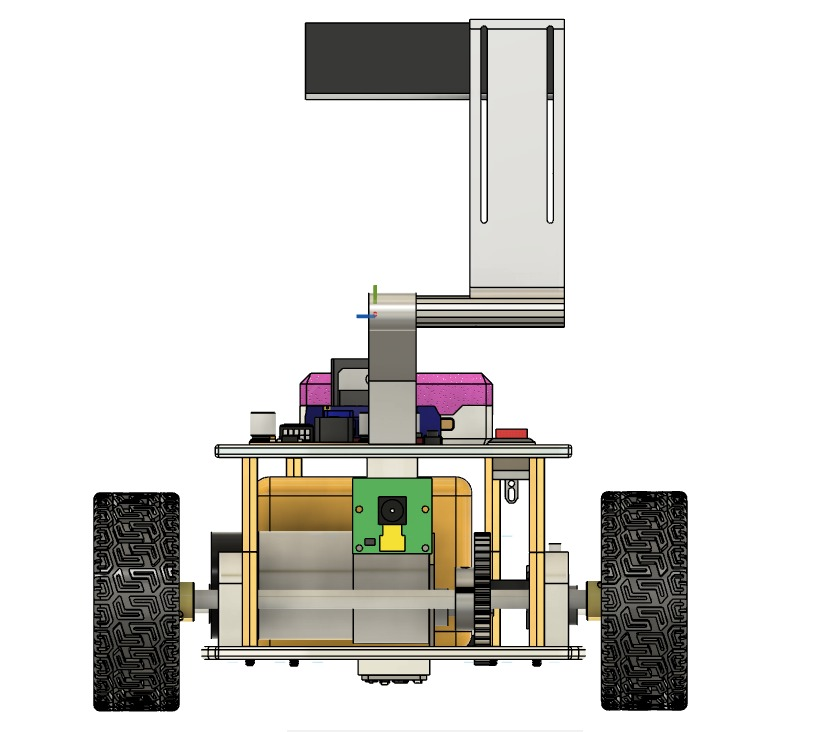
#> input picture Engineering Factor/3D Design Images/Back View.jpg, 816 x 732 px, given in place of the camera
$ python color.py
#> lines starting #> are read from the running program, lines starting #| are printed output that depends on the picture; after the words box and inside, x2 and y2 are one past the last pixel; in counts of white or black regions, pixels touching at a corner belong together
import cv2
import numpy as np

# Open the CSI camera using OpenCV V4L2 driver
cap = cv2.VideoCapture(0, cv2.CAP_V4L2)

if not cap.isOpened():
    print("Cannot open camera")
    exit()

while True:
    ret, frame = cap.read()
#> frame is the input picture: shape (732, 816, 3); mean B, G, R 211.8, 215.6, 217.2
    if not ret:
        print("Failed to grab frame")
        break

    # Convert to HSV
    hsv = cv2.cvtColor(frame, cv2.COLOR_BGR2HSV)
#> hsv: shape (732, 816, 3); mean H, S, V 9.9, 17.5, 218

    # --- Red mask (red is around 0 or 180 hue, so we combine two ranges)
    lower_red1 = np.array([0, 120, 70])
    upper_red1 = np.array([10, 255, 255])
    lower_red2 = np.array([170, 120, 70])
    upper_red2 = np.array([180, 255, 255])
    mask_red1 = cv2.inRange(hsv, lower_red1, upper_red1)
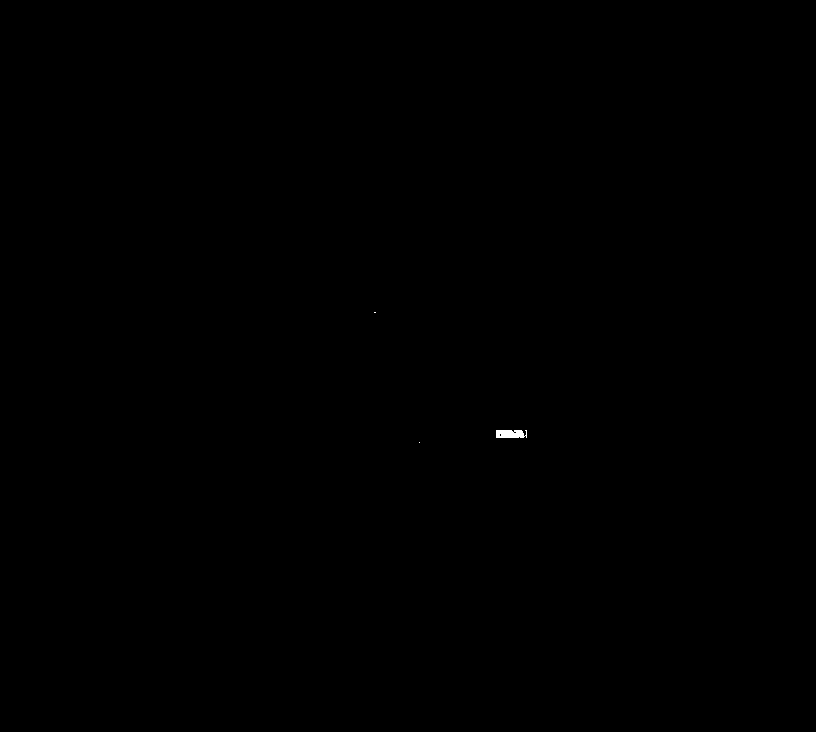
#> mask_red1: shape (732, 816); 0.04% white; 3 white regions (2 under 20 px), largest, box (x1, y1, x2, y2) and area: (496, 430, 527, 438) 223
    mask_red2 = cv2.inRange(hsv, lower_red2, upper_red2)
#> mask_red2: shape (732, 816); 0.01% white in thin lines or dots, all inside (x1, y1, x2, y2) = (417, 430, 526, 443)
    mask_red = cv2.bitwise_or(mask_red1, mask_red2)
#> mask_red: shape (732, 816); 0.04% white; 3 white regions (2 under 20 px), largest, box (x1, y1, x2, y2) and area: (496, 430, 527, 438) 248

    # --- Green mask
    lower_green = np.array([35, 100, 100])
    upper_green = np.array([85, 255, 255])
    mask_green = cv2.inRange(hsv, lower_green, upper_green)
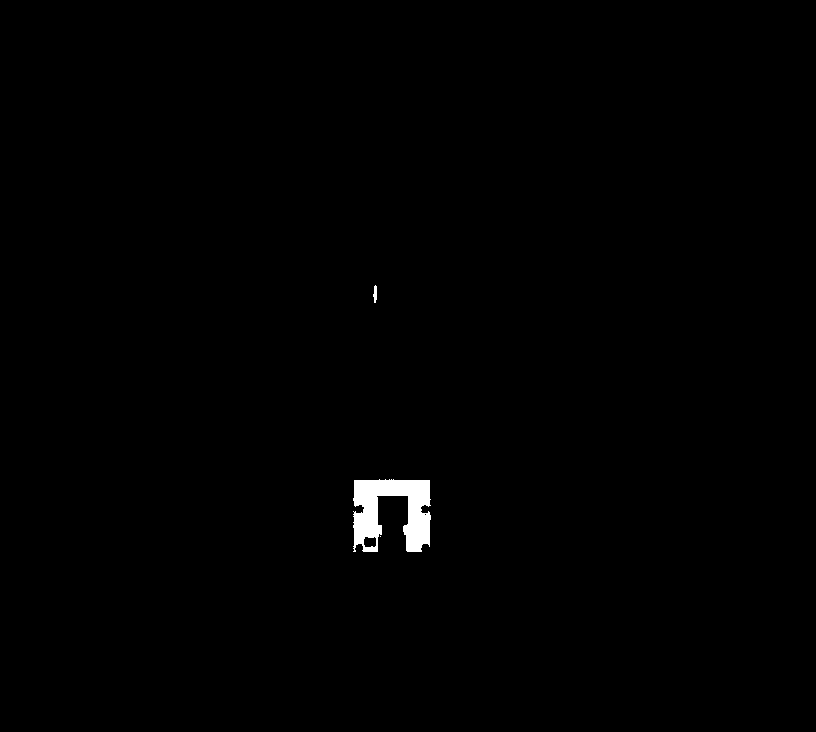
#> mask_green: shape (732, 816); 0.61% white; 3 white regions (1 under 20 px), largest, box (x1, y1, x2, y2) and area: (353, 479, 431, 552) 3597, (373, 285, 377, 303) 52

    # Apply masks
    res_red = cv2.bitwise_and(frame, frame, mask=mask_red)
    res_green = cv2.bitwise_and(frame, frame, mask=mask_green)

    # Show original and masks
    cv2.imshow("Original Feed", frame)
    cv2.imshow("Red Objects", res_red)
    cv2.imshow("Green Objects", res_green)

    if cv2.waitKey(1) & 0xFF == ord('q'):
#> (key q is pressed here)
        break

cap.release()
cv2.destroyAllWindows()
